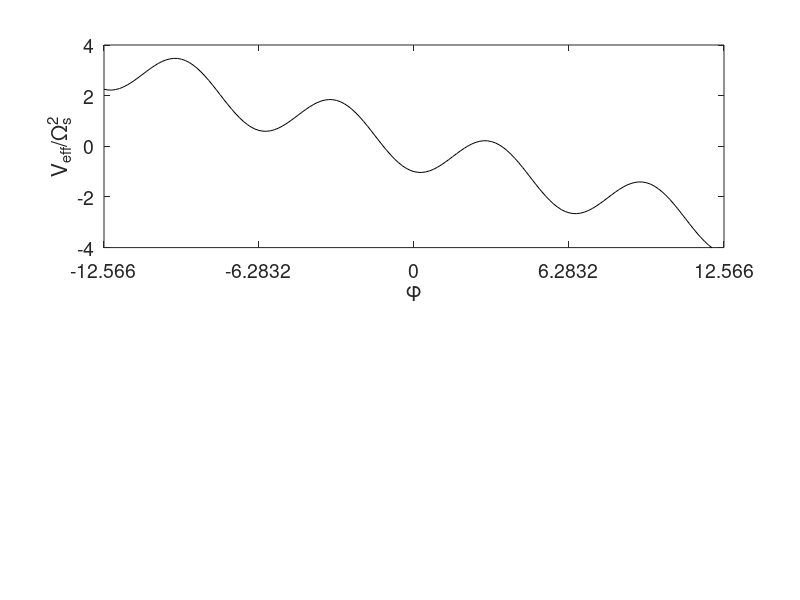

Here is the MATLAB script that generated this plot: (Note: this script raises an error after producing the figure.)
% longitudinal_potential.m, V. Ziemann, 240828
clear; close all
degree=pi/180;
phis=15*degree;   % set the synchronous phase
Veff=@(phi)-(cos(phi)+phi*sin(phis));
hold off
subplot(2,1,1)
phi=-4*pi:pi/20:4*pi;
plot(phi,Veff(phi),'k')
xlabel('\phi'); ylabel('V_{eff}/\Omega_s^2')
axis([-4*pi,4*pi,-4,4]);
set(gca,'xtick',[-4*pi,-2*pi,0,2*pi,4*pi],'fontsize',14, ...
  'xticklabels',{'-4\pi','-2\pi','0','2\pi','4\pi'})
hold on
plot(2,Veff(2)+0.15,'ko');
plot(2,Veff(2)+0.15,'k*')
plot([pi-phis,pi-phis],[-4,4],'k:')
plot([4.86,4.86],[-4,4],'k:')
subplot(2,1,2)
for n=-2:3
g=@(phi)cos(phis)-(2*n+1)*pi*sin(phis)+(phi+phis)*sin(phis)+cos(phi);
phim=fzero(g,-2);
phi=phim+1e-6:0.02:(2*n+1)*pi-phis;
separatrix=@(phi)sqrt(2*g(phi));
plot(phi,separatrix(phi),'k',phi,-separatrix(phi),'k');
axis([-4*pi,4*pi,-2,2]);
set(gca,'xtick',[-4*pi,-2*pi,0,2*pi,4*pi],'fontsize',14, ...
  'xticklabels',{'-4\pi','-2\pi','0','2\pi','4\pi'})
hold on
end
xlabel('\phi');
ylabel('(d\phi/dt)/\Omega_s')
plot([pi-phis,pi-phis],[-4,4],'k:')
plot([4.86,4.86],[-4,4],'k:')